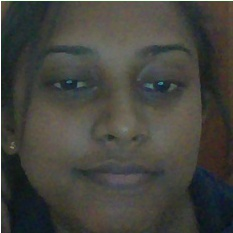
#> input picture FaceDetect/images/isu.jpg, 233 x 233 px, given in place of the camera
$ python faceRecog.py   (Python 2 division)
#> lines starting #> are read from the running program, lines starting #| are printed output that depends on the picture; after the words box and inside, x2 and y2 are one past the last pixel; in counts of white or black regions, pixels touching at a corner belong together; long printed decimals are rounded
#> in getImage, frame is the input picture: shape (233, 233, 3); mean B, G, R 62.7, 68.3, 68.5
#> in getImage, `faces = faceCascade.detectMultiScale( gray, scaleFactor=1.1, minNeighb..`: faces = [[25, 22, 193, 193]]
#> the loop in getImage, `for (x, y, w, h) in faces:` made 1 pass
#> after the loop in getImage, `for (x, y, w, h) in faces:`:
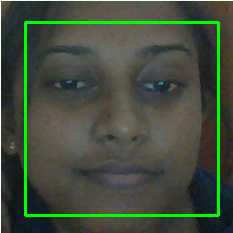
#> frame: shape (233, 233, 3); 4.26% of pixels changed, all inside (x1, y1, x2, y2) = (24, 21, 220, 217)
#> (key q is pressed here)
import cv2
import math


name='test'
centers = []
nose=[]

def facechop(image):
    facedata = "haarcascade_frontalface_default.xml"
    cascade = cv2.CascadeClassifier(facedata)

    img = cv2.imread(image)

    minisize = (img.shape[1],img.shape[0])
    miniframe = cv2.resize(img, minisize)

    faces = cascade.detectMultiScale(miniframe)

    for f in faces:
        x, y, w, h = [ v for v in f ]
        cv2.rectangle(img, (x,y), (x+w,y+h), (255,255,255))

        sub_face = img[y:y+h, x:x+w]
        face_file_name = name+'.jpg'
        cv2.imwrite(face_file_name, sub_face)

    #cv2.imshow(image, img)

    return

def detectEyes(name):
#> called with name = 'test'
    face_cascade = cv2.CascadeClassifier('haarcascade_frontalface_default.xml')
    eye_cascade = cv2.CascadeClassifier('haarcascade_eye.xml')
    image = cv2.imread(name+'.jpg')
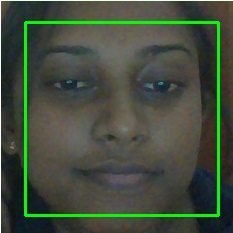
#> image: shape (233, 233, 3); mean B, G, R 60.6, 76.8, 66.2

    gray = cv2.cvtColor(image, cv2.COLOR_BGR2GRAY)
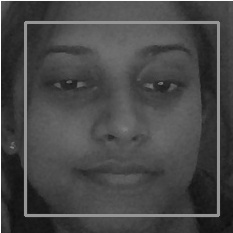
#> gray: shape (233, 233); min 14, max 255, mean 71.8


    faces = face_cascade.detectMultiScale(gray, 1.3, 5)
#> faces = [[22, 21, 196, 196]]

    # iterating over the face detected
    for (x, y, w, h) in faces:
        #print 'inside loop1'
        roi_gray = gray[y:y + h, x:x + w]
        roi_color = image[y:y + h, x:x + w]
        eyes = eye_cascade.detectMultiScale(roi_gray)

    # Store the coordinates of eyes in the image to the 'center' array
        for (ex, ey, ew, eh) in eyes:
            #print 'inside loop2'
            #print ex,ey,ew,eh
            centers.append(x + int(ex + 0.5 * ew))
            centers.append(y + int(ey + 0.5 * eh))
#> this loop made 1 pass
#> (x, y, w, h, eyes) on pass 1: (22, 21, 196, 196, [[113, 39, 55, 55], [17, 35, 57, 57]])
#> pass 1, in detectEyes, `roi_gray = gray[y:y + h, x:x + w]`:
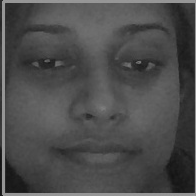
#> roi_gray: shape (196, 196); min 19, max 155, mean 76.2
#> pass 1, in detectEyes, `roi_color = image[y:y + h, x:x + w]`:
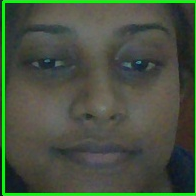
#> roi_color: shape (196, 196, 3); mean B, G, R 64, 81.5, 70.5
#> after the loop, centers = [162, 87, 67, 84]
    #print centers

def detectNose(name):
#> called with name = 'test'
    nose_cascade = cv2.CascadeClassifier('haarcascade_mcs_nose.xml')
    image = cv2.imread(name+'.jpg')
    gray = cv2.cvtColor(image, cv2.COLOR_BGR2GRAY)

    nose_rects = nose_cascade.detectMultiScale(gray, 1.3, 5)
#> nose_rects = [[92, 108, 57, 48]]
    for (x,y,w,h) in nose_rects:
        nose.append(int(x + 0.5 * w))
        nose.append(int(y + 0.5 * h))
#> this loop made 1 pass
#> after the loop, nose = [120, 132]

    #print nose

def getImage(name):
        cap = cv2.VideoCapture(0)


        faceCascade = cv2.CascadeClassifier("haarcascade_frontalface_default.xml")

        while(True):

                ret, frame = cap.read()


                gray = cv2.cvtColor(frame, cv2.COLOR_BGR2GRAY)

                # Detect faces in the image
                faces = faceCascade.detectMultiScale(
                        gray,
                        scaleFactor=1.1,
                        minNeighbors=5,
                        minSize=(30, 30)

                )


                for (x, y, w, h) in faces:
                        cv2.rectangle(frame, (x, y), (x+w, y+h), (0, 255, 0), 2)


                cv2.imshow('frame', frame)
                #cv2.imwrite('flf.jpg',frame)
                if cv2.waitKey(1) & 0xFF == ord('q'):
                        cv2.imwrite(name+'.jpg',frame)
                        break
        cap.release()
        cv2.destroyAllWindows()

def calculateVal():
    if len(centers)==4:
        eye_x_len=abs(centers[0]-centers[2])
#> eye_x_len = 95
        eye_y_len=abs(centers[1]-centers[3])
#> eye_y_len = 3
        val=(eye_x_len**2)+(eye_y_len**2)
#> val = 9034
        val=math.sqrt(val)
#> val = 95.05
        if len(nose)==2:
            x=eye_x_len/2.0
#> x = 47.5
            y=eye_y_len/2.0
#> y = 1.5
            dis_to_nose_x=abs(x-nose[0])
#> dis_to_nose_x = 72.5
            dis_to_nose_y=abs(x-nose[1])
#> dis_to_nose_y = 84.5
            d=(dis_to_nose_x**2)+(dis_to_nose_y**2)
#> d = 12396.5
            d=math.sqrt(d)
#> d = 111.3
            print val,d
#| 95.047 111.340
            ratio=d/val
#> ratio = 1.17
            print ratio
#| 1.171
            dataList=[]
            f= open("data.txt","r")
#> (reads FaceDetect/data.txt from the repository)
            f1=f.readlines()
            for x in f1:
                dataList.append(x)
            f.close()
            # [4 lines of commented-out code are left out]
            recognized=False
            for num in dataList:
                num=num.split(',')
                #print 'num'
                #print num
                n=num[1]
                n.strip()
                #print 'n :'+n
                n=float(n)
                print 'difference'
                print (abs(ratio-n))
                if (abs(ratio-n)<0.01):

                    print "Face recognized!!!"
                    print "You are "+num[0]
                    recognized=True
                    break
#> this loop made 6 passes
#| 2.781
#| 4.043
#| 3.986
#| 3.298
#| 3.831
#| 4.226
            if recognized==False:
                print "Not Recognized!!!"
        else:
            'Not Recognized!!!'

    else:
        print 'Not Recognized!!!'


print("Press'q' to caapture the image")
getImage(name)

detectEyes(name)
detectNose(name)
calculateVal()
facechop(name+'.jpg')
#> in facechop, `faces = cascade.detectMultiScale(miniframe)`: faces = [[23, 20, 193, 193]]
#> the loop in facechop, `for f in faces:` made 1 pass
#> pass 1, in facechop, `sub_face = img[y:y+h, x:x+w]`:
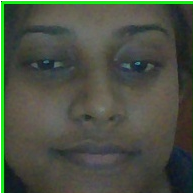
#> sub_face: shape (193, 193, 3); mean B, G, R 67.3, 80.4, 74.1
#> after the loop in facechop, `for f in faces:`:
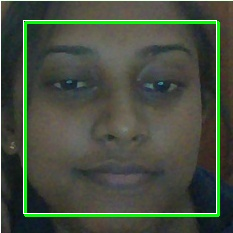
#> img: shape (233, 233, 3); 1.42% of pixels changed, all inside (x1, y1, x2, y2) = (23, 20, 217, 214)
